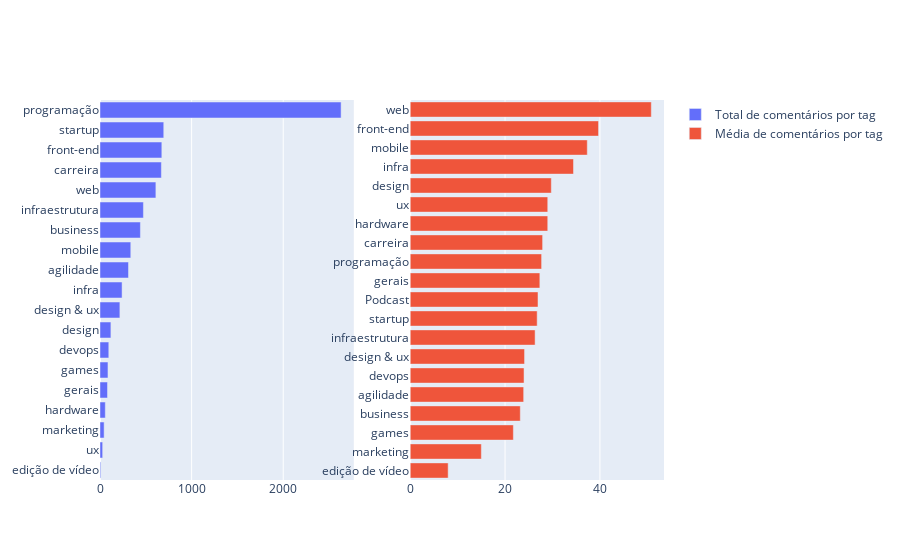

Notebook code cell kept with this figure:
### Markdown cell above
# Algumas análises, ainda em uma visão geral.

## 1. Quais assuntos geram mais engajamento do público?

Engajamento é algo muito mais abrangente (e subjetivo) do que a qtde. de comentários, mas é o dado que temos pra hoje. Nós podemos agrupar por tags (cada episódio possui uma ou mais tags) para descobrir os assuntos que gera mais engajamento do público.

Na esquerda é mostrado uma contagem absoluta, e na direita a média por tag. A contagem não é legal porque existem, por exemplo, muito mais episódios sobre programação do que startup, fazendo a qtde. de comentários ser maior. Se a gente tirar a média, a qtde. de comentários é normalizada pela qtde. de episódios, o que gera uma métrica igual para todas as tags.

*Web*, *front-end*, *mobile* e *infra* são os 4 assuntos mais comentados, e *edição de vídeo* ficou por último.

### Code cell
df_tags = df.tags.apply(pd.Series) \
    .merge(df, left_index=True, right_index=True) \
    .drop('tags', axis=1) \
    .melt(id_vars=['titulo', 'data', 'autor_comentario', 'comentario', 'participantes'], value_name='tag') \
    .drop('variable', axis=1) \
    .dropna()

comentarios_por_tag = df_tags.groupby('tag').count().reset_index().sort_values('comentario')
comentarios_por_tag.rename(columns={'comentario': 'qtde_de_comentarios'}, inplace=True)
# Remover a tag Podcast porque *todos* os episódios tem essa tag.
comentarios_por_tag = comentarios_por_tag[comentarios_por_tag['tag'] != 'Podcast']

media_comentarios_por_tag = df_tags.groupby(['tag', 'titulo']).agg({'comentario': 'size'}).reset_index() \
    .groupby('tag').mean().reset_index() \
    .sort_values('comentario', ascending=True)
media_comentarios_por_tag.rename(columns={'comentario': 'media_comentarios'}, inplace=True)

fig = make_subplots(rows=1, cols=2)

fig.add_trace(
    go.Bar(
        x = comentarios_por_tag['qtde_de_comentarios'],
        y = comentarios_por_tag['tag'],
        orientation='h',
        name = 'Total de comentários por tag'
    ),
    row=1, col=1
)

fig.add_trace(
    go.Bar(
        x = media_comentarios_por_tag['media_comentarios'],
        y = media_comentarios_por_tag['tag'],
        orientation = 'h',
        name= 'Média de comentários por tag'
    ),
    row=1, col=2
)

fig.update_layout(height=600)
fig.show()

### Figure 1 — Plotly figure (JSON) as saved in the notebook; plotly's stock layout.template omitted (floating-point values rounded to 4 significant figures)
{"data": [{"name": "Total de comentários por tag", "orientation": "h", "type": "bar", "x": [8, 29, 45, 58, 82, 87, 96, 119, 217, 241, 311, 336, 441, 474, 610, 670, 675, 696, 2632], "xaxis": "x", "y": ["edição de vídeo", "ux", "marketing", "hardware", "gerais", "games", "devops", "design", "design & ux", "infra", "agilidade", "mobile", "business", "infraestrutura", "web", "carreira", "front-end", "startup", "programação"], "yaxis": "y"}, {"name": "Média de comentários por tag", "orientation": "h", "type": "bar", "x": [8, 15, 21.75, 23.21, 23.92, 24, 24.11, 26.33, 26.77, 26.94, 27.33, 27.71, 27.92, 29, 29, 29.75, 34.43, 37.33, 39.71, 50.83], "xaxis": "x2", "y": ["edição de vídeo", "marketing", "games", "business", "agilidade", "devops", "design & ux", "infraestrutura", "startup", "Podcast", "gerais", "programação", "carreira", "hardware", "ux", "design", "infra", "mobile", "front-end", "web"], "yaxis": "y2"}], "layout": {"autosize": true, "xaxis": {"anchor": "y", "autorange": true, "domain": [0, 0.45], "range": [0, 2771.0], "type": "linear"}, "xaxis2": {"anchor": "y2", "autorange": true, "domain": [0.55, 1], "range": [0, 53.51], "type": "linear"}, "yaxis": {"anchor": "x", "autorange": true, "domain": [0, 1], "range": [-0.5, 18.5], "type": "category"}, "yaxis2": {"anchor": "x2", "autorange": true, "domain": [0, 1], "range": [-0.5, 19.5], "type": "category"}}}
